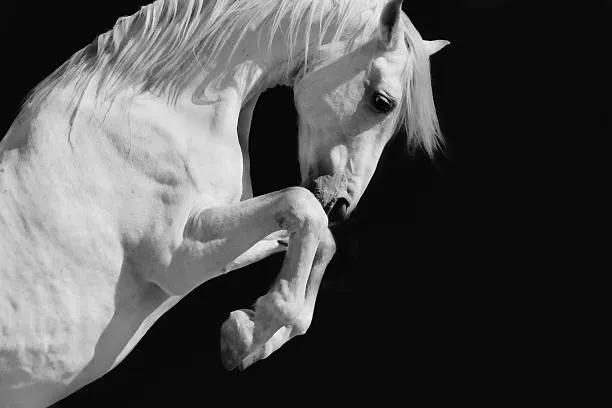
#> input picture src/img_data/caballo.webp, 612 x 408 px
$ python bihistogram_equa_sigmo.py
#> lines starting #> are read from the running program, lines starting #| are printed output that depends on the picture; after the words box and inside, x2 and y2 are one past the last pixel; in counts of white or black regions, pixels touching at a corner belong together
#> further down, img is the input picture: shape (408, 612, 3); mean B, G, R 79.9, 79.9, 79.9
### src/lip/image_pro.py
import cv2 as cv
import numpy as np
from scipy.ndimage import gaussian_filter
from collections import deque
from scipy.ndimage import convolve1d, zoom, sobel
from scipy.special import comb
from numba import njit
from scipy.fftpack import fft2, ifft2, fftshift, ifftshift
from sklearn.linear_model import HuberRegressor

# [151 lines left out: functions channels_bgr, channels_hsv, open_image, resize_image, save, combine_channels and 3 more, not called in this run]

#  -----------------------------
#
#    Image Processing
#    Histogram Functions
#
#  -----------------------------

def CalHistogram(channel):

    """
    Compute the histogram of one-channel image.

    Parameters:
        channel (numpy.ndarray): The input channel image.

    Returns:
        numpy.ndarray: The computed histogram with 256 bins.
    """
    # Compute the histogram

    hist, bins = np.histogram(channel.flatten(), bins=256, range=[0, 256])

    return hist

# [579 lines left out: functions ClipHistogram, CreateMapping, ComputeMappings, ApplyInterpolation, InterpolationIndices, HistogramEqualizationGray and 14 more, not called in this run]

class UnionFind:
    """
    Union-Find data structure with path compression.

    This structure efficiently manages disjoint sets, commonly used for connected component labeling.
    It supports two main operations:
    - `find(x)`: Finds the representative (root) of the set containing `x`, applying path compression.
    - `union(x, y)`: Merges the sets containing `x` and `y`, maintaining a hierarchical structure.
    """
    # [2028 lines left out: functions __init__, find, union, ConnectedComponentsByUnionFind, connected_components_by_union_find_8_connected, HomomorphicFilter and 51 more, not called in this run]

def OtsuThreshold(I):
    """Implementación del algoritmo de Otsu para encontrar el umbral óptimo."""
    # 1. Calcular el histograma
    hist = CalHistogram(I)
    total_pixels = I.size

    # Inicialización de las medias m0 y m1
    m0 = 0
    m1 = np.sum(np.arange(256) * hist)
    w0 = 0
    w1 = np.sum(hist)

    # 2. Calcular el umbral óptimo
    max_between_class_variance = 0
    optimal_threshold = 0

    # Calcular la varianza intra-clase para cada umbral
    for t in range(1, 256):  # Iterar por todos los posibles umbrales (1 a 255)
        w0 += hist[t - 1]  # Proporción de píxeles en el grupo 0 (fondo)
        w1 -= hist[t - 1]  # Proporción de píxeles en el grupo 1 (objeto)

        # Calcular las medias de los grupos
        m0 += (t - 1) * hist[t - 1]
        m1 -= (t - 1) * hist[t - 1]

        # Si no hay píxeles en el fondo o en el objeto, continuar
        if w0 == 0 or w1 == 0:
            continue

        # Calcular la varianza entre clases
        mean_diff = m0 / w0 - m1 / w1
        between_class_variance = w0 * w1 * mean_diff ** 2

        # Comparar la varianza entre clases
        if between_class_variance > max_between_class_variance:
            max_between_class_variance = between_class_variance
            optimal_threshold = t

    return optimal_threshold

# [390 lines left out: functions flood_fill, HysteresisThreshold, FourierTransform2D, SlowFourier2D, ComputeSpectraFromDFT, ComputeFourierSpectra and 6 more, not called in this run]

### src/bihistogram_equa_sigmo.py
import cv2
import numpy as np
import lip
import matplotlib.pyplot as plt


'''
def sigmoid_transform(x, x_m, gamma, scale=1.0):
    """Función sigmoide modificada con factor de escala."""
    z = np.clip(-gamma * (x - x_m), -88, 88)  # Evitar valores extremos en exp
    return scale / (1 + np.exp(z))
'''

def sigmoid_transform(x, x_m, gamma):

    """Función sigmoide adaptativa con normalización."""
    x = x / 255.0  # Normalizar al rango [0, 1]
    x_m = x_m / 255.0
    z = np.clip(-gamma * (x - x_m), -88, 88)  # Evitar valores extremos en exp
    return 1 / (1 + np.exp(z)) * 255  # Desnormalizar al rango [0, 255]

def compute_optimal_gamma(Y, X_m):
    """Calcula el valor óptimo de gamma minimizando AMBE con el método de Newton-Raphson."""
    gamma = 2.0  # Valor inicial
    epsilon = 0.01  # Criterio de convergencia
    max_iter = 1000

    for _ in range(max_iter):
        # Transformación sigmoide
        transformed_Y = sigmoid_transform(Y, X_m, gamma)
        E_Y = np.mean(transformed_Y)

        error = abs(E_Y - X_m)

        if error < epsilon:
            break

        # Derivadas para Newton-Raphson
        dJ_dgamma = 2 * error * (E_Y - X_m)
        d2J_dgamma2 = 2 * (error ** 2)

        # Actualizar gamma
        gamma -= dJ_dgamma / max(d2J_dgamma2, 1e-6)  # Evitar divisiones por cero

    return np.clip(gamma, 0.4, 10)  # Limitar gamma para estabilidad


def apply_stretching(u, min_u, max_u, new_min, new_max):
    """Función de estiramiento de contraste."""
    alpha = (new_max - new_min) / (max_u - min_u + 1e-6)
    return new_min + alpha * (u - min_u)

def asfbhe(image):
    """Implementación del método ASFBHE."""

    # Convertir imagen a LAB
    lab = cv2.cvtColor(image, cv2.COLOR_BGR2LAB)
#> lab: shape (480, 720, 3); mean of channels 0, 1, 2 82, 128, 128
    l_cha, a_cha, b_cha = cv2.split(lab)
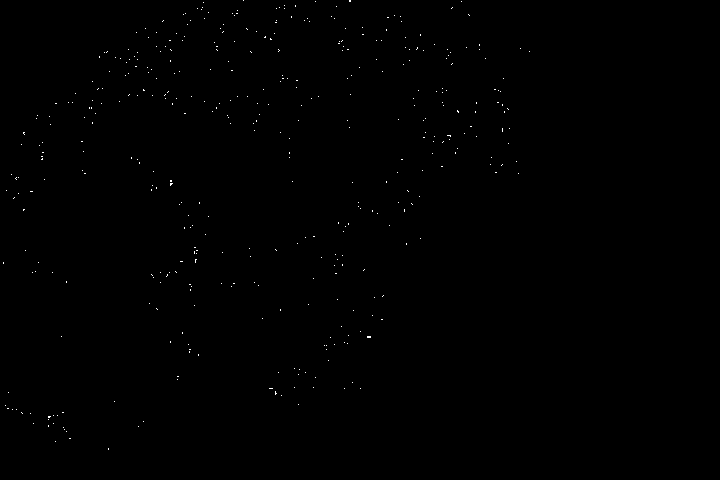
#> a_cha: shape (480, 720); values 128 (black) and 129 (white), 0.17% white in thin lines or dots, all inside (x1, y1, x2, y2) = (3, 0, 530, 450)
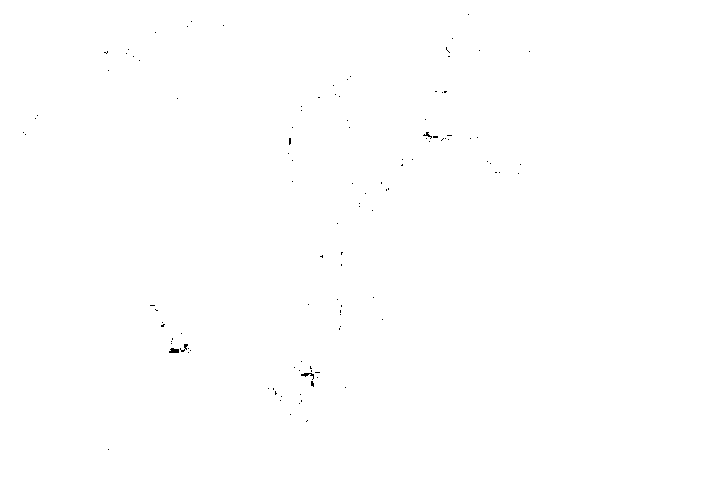
#> b_cha: shape (480, 720); values 127 (black) and 128 (white), 99.9% white; black in thin lines or dots, all inside (x1, y1, x2, y2) = (23, 14, 530, 450)

    # Separar los valores en dos histogramas: menores y mayores a X_m
    #X_m = np.mean(l_cha)
    X_m = lip.OtsuThreshold(l_cha)
#> in CalHistogram, `hist, bins = np.histogram(channel.flatten(), bins=256, range=[0, 256])`: hist = 256 values, max 142693 at index 7, min 0 at index 4, mean 1350; bins = 257 values from 0 to 256
#> in OtsuThreshold, `m1 = np.sum(np.arange(256) * hist)`: m1 = 28322141
#> in OtsuThreshold, `w1 = np.sum(hist)`: w1 = 345600
#> the loop in OtsuThreshold, `for t in range(1, 256):` made 255 passes
#> (w0, w1, m0, m1, mean_diff, max_between_class_variance) on passes 1, 2, 3, 4, 6, 7, 8, 9, 10, 11, 12, 13: (118, 345482, 0, 28322141, -81.98, 2.74e+11), (477, 345123, 359, 28321782, -81.31, 1.09e+12), (1073, 344527, 1551, 28320590, -80.76, 2.41e+12), (1522, 344078, 2898, 28319243, -80.4, 3.39e+12), (3564, 342036, 13108, 28309033, -79.09, 7.62e+12), (34294, 311306, 197488, 28124653, -84.59, 7.64e+13), (176987, 168613, 1196339, 27125802, -154.1, 7.09e+14), (177828, 167772, 1203067, 27119074, -154.9, 7.16e+14), (179922, 165678, 1221913, 27100228, -156.8, 7.33e+14), (180568, 165032, 1228373, 27093768, -157.4, 7.38e+14), (181018, 164582, 1233323, 27088818, -157.8, 7.42e+14), (181549, 164051, 1239695, 27082446, -158.3, 7.46e+14)
#> (w0, w1, m0, m1, mean_diff, between_class_variance) on passes 5, 14, 21, 23, 27, 30: (1522, 344078, 2898, 28319243, -80.4, 3.39e+12), (181549, 164051, 1239695, 27082446, -158.3, 7.46e+14), (182563, 163037, 1256155, 27065986, -159.1, 7.54e+14), (182704, 162896, 1259116, 27063025, -159.2, 7.55e+14), (183049, 162551, 1267399, 27054742, -159.5, 7.57e+14), (183415, 162185, 1277384, 27044757, -159.8, 7.6e+14)
#> after the loop in OtsuThreshold, `for t in range(1, 256):`: m0 = 28321886; m1 = 255; max_between_class_variance = 7.82e+14; optimal_threshold = 92; w0 = 345599; w1 = 1
#> X_m = 92
    print(X_m)
#| 92

    mask_L = l_cha <= X_m
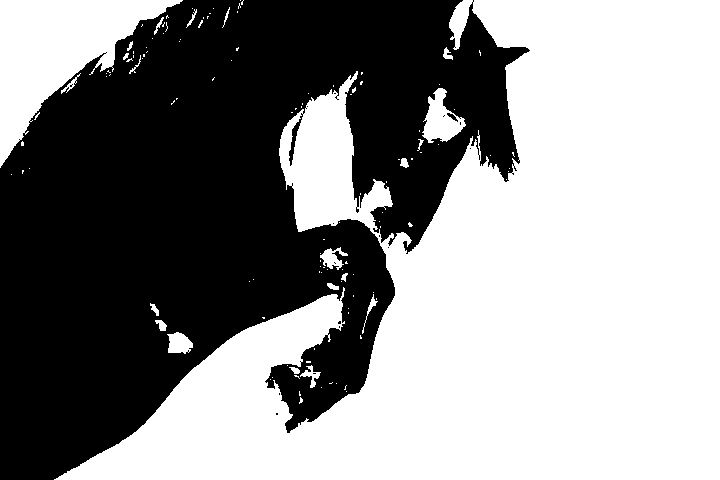
#> mask_L: shape (480, 720) bool; 55.9% white; 17 black regions (15 under 20 px), largest, box (x1, y1, x2, y2) and area: (0, 0, 530, 480) 152485, (447, 113, 458, 122) 38
    mask_U = l_cha > X_m

    histogram_L = l_cha[mask_L]  # Píxeles con luminancia menor o igual a X_m
    histogram_U = l_cha[mask_U]  # Píxeles con luminancia mayor a X_m

    # Calcular la mediana de cada subhistograma
    median_L = np.median(histogram_L)
#> median_L = 7
    median_U = np.median(histogram_U)
#> median_U = 183

    # Calcular gamma óptimo para cada subhistograma
    gamma_L = compute_optimal_gamma(histogram_L, median_L)
#> the loop in compute_optimal_gamma, `for _ in range(max_iter):` made 1000 passes
#> (E_Y, error, dJ_dgamma, d2J_dgamma2, gamma) on passes 1 to 3: (129, 122, 29756, 29756, 1), (128.3, 121.3, 29403.6, 29403.6, 0), (127.5, 120.5, 29040.5, 29040.5, -1)
    gamma_U = compute_optimal_gamma(histogram_U, median_U)

    print(median_L, median_U)
#| 7.0 183.0

    # Aplicar la transformación sigmoide
    u_L = median_L + (X_m - median_L) * sigmoid_transform(histogram_L, median_L, gamma_L)
    u_U = X_m + (255 - X_m) * sigmoid_transform(histogram_U, median_U, gamma_U)

    # Aplicar mapeo y estiramiento final
    l_cha_eq = np.copy(l_cha)
    l_cha_eq[mask_L] = apply_stretching(u_L, np.min(u_L), np.max(u_L), 0, X_m)
#> l_cha_eq: shape (480, 720); min 0, max 255, mean 81.9
    l_cha_eq[mask_U] = apply_stretching(u_U, np.min(u_U), np.max(u_U), X_m, 255)

    # Asegurarse de que los valores de luminancia estén en el rango [0, 255]
    l_cha_eq = np.clip(l_cha_eq, 0, 255).astype(np.uint8)

    # Reconstruir la imagen
    result = cv2.merge([l_cha_eq, a_cha, b_cha])
#> result: shape (480, 720, 3); mean of channels 0, 1, 2 79, 128, 128
    result = cv2.cvtColor(result, cv2.COLOR_LAB2BGR)  # Convertir de vuelta a BGR
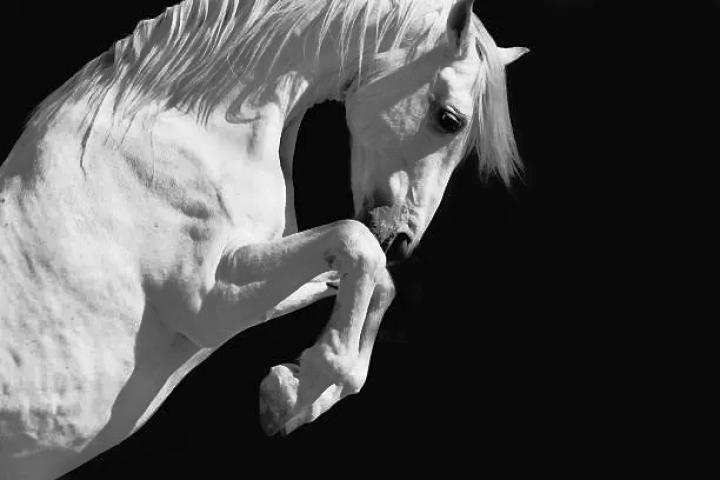
#> result: shape (480, 720, 3); mean B, G, R 77.5, 77.6, 77.5

    return result  # Asegurarse de devolver la imagen procesada

# [6 lines of commented-out code are left out]
img = cv2.imread("img_data/caballo.webp")
# [12 lines of commented-out code are left out]

img = cv2.resize(img, (720, 480), interpolation=cv2.INTER_AREA)

# Validar si la imagen se cargó correctamente
if img is None:
    raise ValueError("No se pudo cargar la imagen. Verifica la ruta del archivo.")

# Aplicar ASFBHE
enhanced_img = asfbhe(img)

# Mostrar resultados
plt.figure(figsize=(12, 6))

plt.subplot(1, 2, 1)
plt.title("Imagen Original")
plt.imshow(cv2.cvtColor(img, cv2.COLOR_BGR2RGB))
plt.axis("off")

plt.subplot(1, 2, 2)
plt.title("Imagen Mejorada (ASFBHE)")
plt.imshow(cv2.cvtColor(enhanced_img, cv2.COLOR_BGR2RGB))
plt.axis("off")

plt.show()
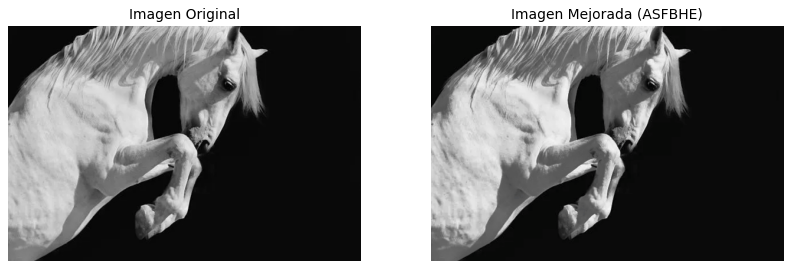
#> figure drawn by matplotlib, 2 panels

$ run again, with src/img_data/white_monta.jpg saved as src/img_data/caballo.webp
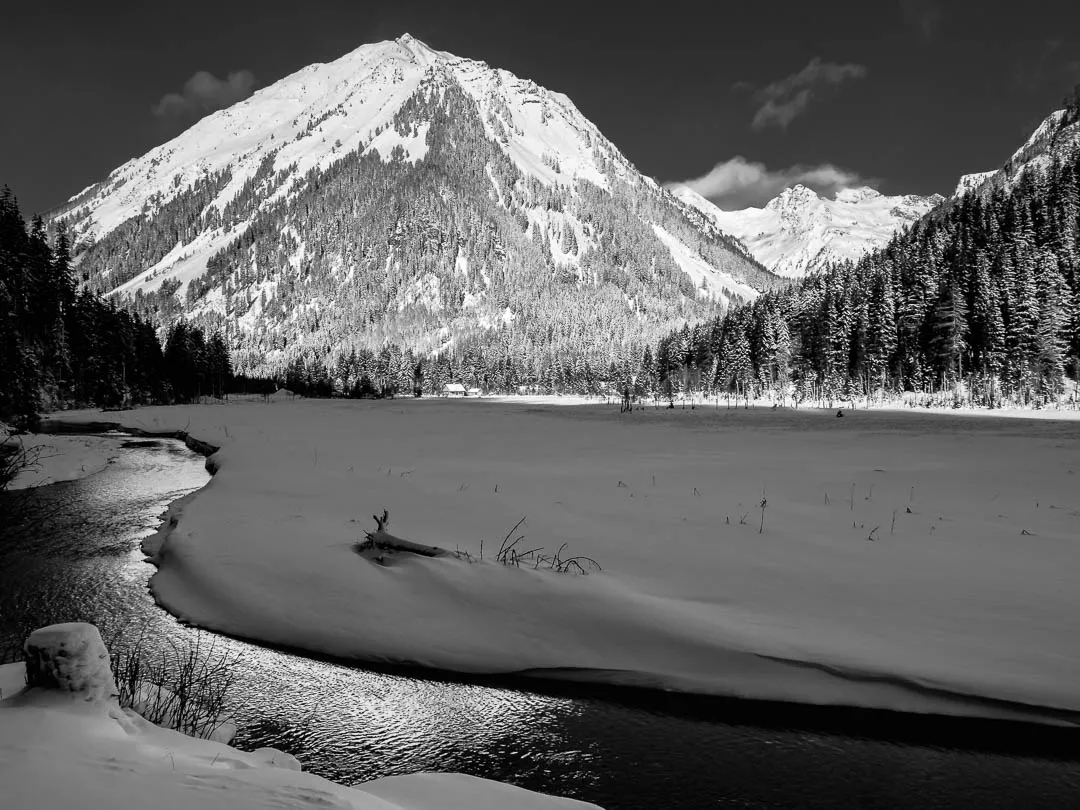
#> input picture src/img_data/white_monta.jpg, 1080 x 810 px
#> img is the input picture: shape (810, 1080, 3); mean B, G, R 97.7, 97.6, 97.7
#> img: shape (480, 720, 3)
#> lab: shape (480, 720, 3); mean of channels 0, 1, 2 102.8, 128, 128
#> in asfbhe, `l_cha, a_cha, b_cha = cv2.split(lab)`:
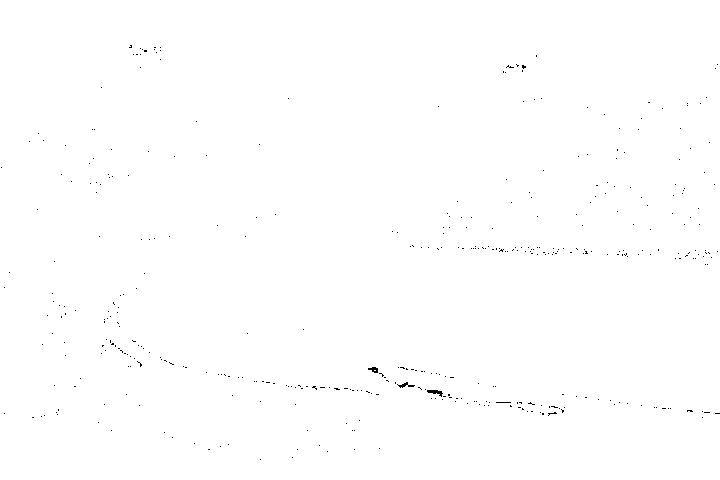
#> b_cha: shape (480, 720); values 127 (black) and 128 (white), 99.8% white; black in thin lines or dots, all inside (x1, y1, x2, y2) = (1, 45, 720, 460)
#> in CalHistogram, `hist, bins = np.histogram(channel.flatten(), bins=256, range=[0, 256])`: hist = 256 values, max 9816 at index 119, min 0 at index 4, mean 1350; bins = 257 values from 0 to 256
#> in OtsuThreshold, `m1 = np.sum(np.arange(256) * hist)`: m1 = 35522116
#> in OtsuThreshold, `w1 = np.sum(hist)`: w1 = 345600
#> the loop in OtsuThreshold, `for t in range(1, 256):` made 255 passes
#> (w0, w1, m0, m1, mean_diff, max_between_class_variance) on passes 1, 2, 3, 4, 6, 7, 8, 9: (181, 345419, 0, 35522116, -102.8, 6.61e+11), (3865, 341735, 3684, 35518432, -103, 1.4e+13), (11780, 333820, 19514, 35502602, -104.7, 4.31e+13), (13652, 331948, 25130, 35496986, -105.1, 5.01e+13), (16294, 329306, 38340, 35483776, -105.4, 5.96e+13), (17623, 327977, 46314, 35475802, -105.5, 6.44e+13), (20477, 325123, 66292, 35455824, -105.8, 7.45e+13), (21835, 323765, 77156, 35444960, -105.9, 7.93e+13)
#> after the loop in OtsuThreshold, `for t in range(1, 256):`: m0 = 35522116; m1 = 0; max_between_class_variance = 3.02e+14; optimal_threshold = 96; w0 = 345600; w1 = 0
#> X_m = 96
#| 96
#> mask_L: shape (480, 720) bool; 43.1% white; 1080 white regions (1035 under 20 px), largest, box (x1, y1, x2, y2) and area: (0, 0, 720, 438) 95537, (93, 297, 720, 480) 42972, (400, 227, 720, 266) 2447
#> median_L = 50
#> median_U = 127
#> the loop in compute_optimal_gamma, `for _ in range(max_iter):` made 1000 passes
#> (E_Y, error, dJ_dgamma, d2J_dgamma2, gamma) on passes 1 to 3: (125, 75.03, 11257.6, 11257.6, 1), (126.3, 76.25, 11628.2, 11628.2, 0), (127.5, 77.5, 12012.5, 12012.5, -1)
#| 50.0 127.0
#> `plt.show()`:
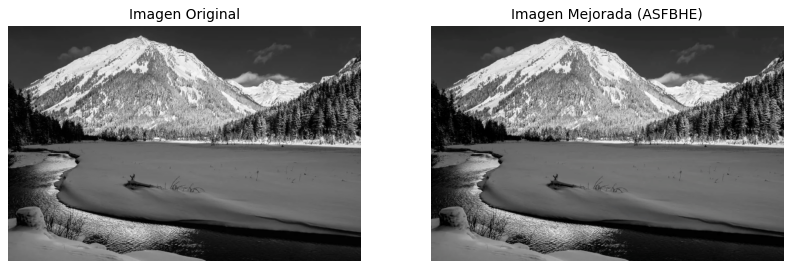
#> figure drawn by matplotlib, 2 panels

$ run again, with src/img_data/ciervo.jpg saved as src/img_data/caballo.webp
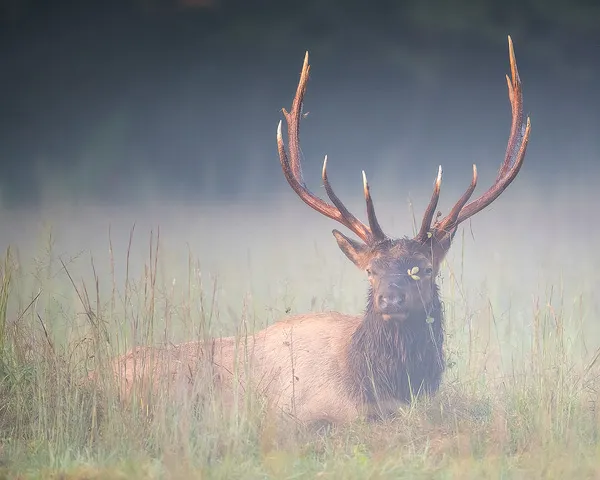
#> input picture src/img_data/ciervo.jpg, 600 x 480 px
#> img is the input picture: shape (480, 600, 3); mean B, G, R 139.2, 141, 141.6
#> img: shape (480, 720, 3)
#> lab: shape (480, 720, 3); mean of channels 0, 1, 2 148.2, 128.2, 128.7
#> in CalHistogram, `hist, bins = np.histogram(channel.flatten(), bins=256, range=[0, 256])`: hist = 256 values, max 4300 at index 190, min 0 at index 0, mean 1350; bins = 257 values from 0 to 256
#> in OtsuThreshold, `m1 = np.sum(np.arange(256) * hist)`: m1 = 51207003
#> in OtsuThreshold, `w1 = np.sum(hist)`: w1 = 345600
#> the loop in OtsuThreshold, `for t in range(1, 256):` made 255 passes
#> (w0, w1, m0, m1, mean_diff, max_between_class_variance) on passes 39 to 46: (94, 345506, 3572, 51203431, -110.2, 3.94e+11), (132, 345468, 5054, 51201949, -109.9, 5.51e+11), (358, 345242, 14094, 51192909, -108.9, 1.47e+12), (615, 344985, 24631, 51182372, -108.3, 2.49e+12), (1171, 344429, 47983, 51159020, -107.6, 4.67e+12), (1452, 344148, 60066, 51146937, -107.3, 5.75e+12), (1552, 344048, 64466, 51142537, -107.1, 6.13e+12), (1982, 343618, 83816, 51123187, -106.5, 7.72e+12)
#> after the loop in OtsuThreshold, `for t in range(1, 256):`: m0 = 51206748; m1 = 255; max_between_class_variance = 2.27e+14; optimal_threshold = 138; w0 = 345599; w1 = 1
#> X_m = 138
#| 138
#> in asfbhe, `mask_L = l_cha <= X_m`:
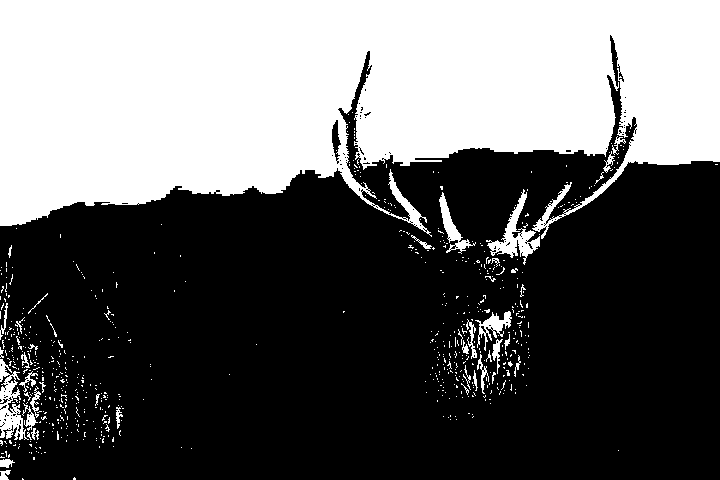
#> mask_L: shape (480, 720) bool; 38.8% white; 682 white regions (640 under 20 px), largest, box (x1, y1, x2, y2) and area: (0, 0, 720, 239) 126718, (486, 189, 540, 265) 1152, (0, 359, 29, 440) 1061
#> median_L = 91
#> median_U = 185
#> the loop in compute_optimal_gamma, `for _ in range(max_iter):` made 1000 passes
#> (E_Y, error, dJ_dgamma, d2J_dgamma2, gamma) on passes 1 to 3: (128.6, 37.64, 2834.2, 2834.2, 1), (128.1, 37.08, 2749.5, 2749.5, 0), (127.5, 36.5, 2664.5, 2664.5, -1)
#| 91.0 185.0
#> `plt.show()`:
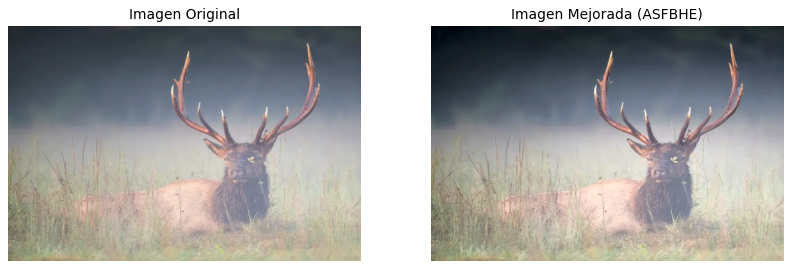
#> figure drawn by matplotlib, 2 panels
